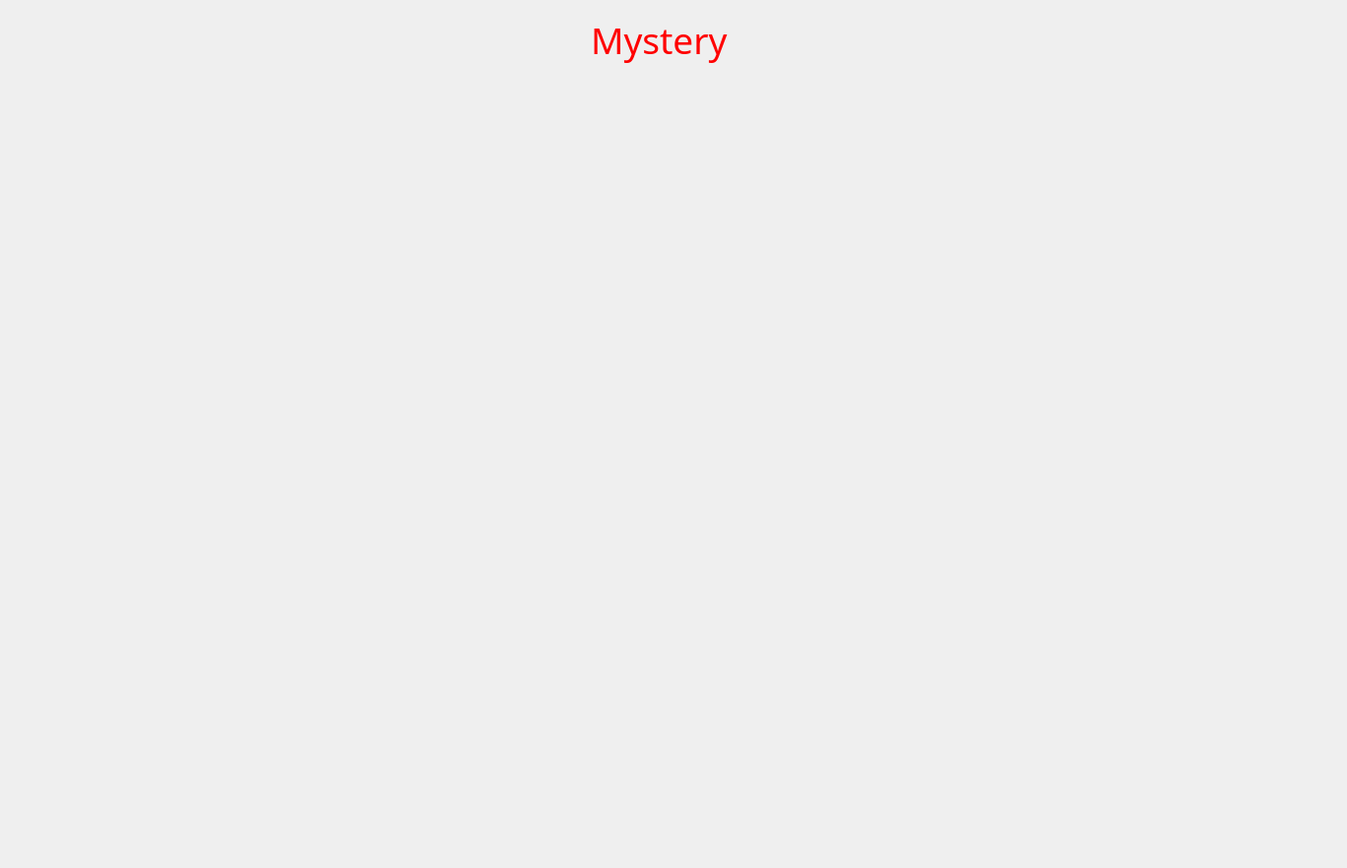
<?xml version="1.0" encoding="UTF-8"?>
<ui version="4.0">
 <class>home</class>
 <widget class="QDialog" name="home">
  <property name="geometry">
   <rect>
    <x>0</x>
    <y>0</y>
    <width>1368</width>
    <height>882</height>
   </rect>
  </property>
  <property name="windowTitle">
   <string>Dialog</string>
  </property>
  <widget class="QLabel" name="label">
   <property name="geometry">
    <rect>
     <x>-20</x>
     <y>0</y>
     <width>481</width>
     <height>381</height>
    </rect>
   </property>
   <property name="autoFillBackground">
    <bool>false</bool>
   </property>
   <property name="text">
    <string/>
   </property>
   <property name="pixmap">
    <pixmap>../Downloads/image/Capture.PNG</pixmap>
   </property>
   <property name="scaledContents">
    <bool>true</bool>
   </property>
  </widget>
  <widget class="QLabel" name="label_2">
   <property name="geometry">
    <rect>
     <x>600</x>
     <y>10</y>
     <width>241</width>
     <height>61</height>
    </rect>
   </property>
   <property name="font">
    <font>
     <family>Lucida Calligraphy</family>
     <pointsize>28</pointsize>
    </font>
   </property>
   <property name="styleSheet">
    <string notr="true">color: rgb(225, 225, 225);
color: rgb(255, 0, 0);</string>
   </property>
   <property name="text">
    <string>Mystery</string>
   </property>
  </widget>
  <widget class="QLabel" name="label_6">
   <property name="geometry">
    <rect>
     <x>1010</x>
     <y>100</y>
     <width>71</width>
     <height>161</height>
    </rect>
   </property>
   <property name="text">
    <string/>
   </property>
  </widget>
  <widget class="QLabel" name="label_3">
   <property name="geometry">
    <rect>
     <x>20</x>
     <y>100</y>
     <width>311</width>
     <height>461</height>
    </rect>
   </property>
   <property name="styleSheet">
    <string notr="true">background-image: url(:/newPrefix/mystery/m2.jpg);</string>
   </property>
   <property name="text">
    <string/>
   </property>
   <property name="pixmap">
    <pixmap resource="test1.qrc">:/newPrefix/mystery/m2.jpg</pixmap>
   </property>
   <property name="scaledContents">
    <bool>true</bool>
   </property>
  </widget>
  <widget class="QLabel" name="label_4">
   <property name="geometry">
    <rect>
     <x>360</x>
     <y>100</y>
     <width>311</width>
     <height>461</height>
    </rect>
   </property>
   <property name="styleSheet">
    <string notr="true">background-image: url(:/newPrefix/mystery/m3.png);</string>
   </property>
   <property name="text">
    <string/>
   </property>
   <property name="pixmap">
    <pixmap resource="test1.qrc">:/newPrefix/mystery/m3.png</pixmap>
   </property>
   <property name="scaledContents">
    <bool>true</bool>
   </property>
  </widget>
  <widget class="QLabel" name="label_5">
   <property name="geometry">
    <rect>
     <x>700</x>
     <y>100</y>
     <width>301</width>
     <height>461</height>
    </rect>
   </property>
   <property name="styleSheet">
    <string notr="true">background-image: url(:/newPrefix/mystery/m4.jpg);</string>
   </property>
   <property name="text">
    <string/>
   </property>
   <property name="pixmap">
    <pixmap resource="test1.qrc">:/newPrefix/mystery/m4.jpg</pixmap>
   </property>
   <property name="scaledContents">
    <bool>true</bool>
   </property>
  </widget>
  <widget class="QLabel" name="label_7">
   <property name="geometry">
    <rect>
     <x>1040</x>
     <y>100</y>
     <width>281</width>
     <height>461</height>
    </rect>
   </property>
   <property name="styleSheet">
    <string notr="true">background-image: url(:/newPrefix/mystery/m1.jpg);</string>
   </property>
   <property name="text">
    <string/>
   </property>
   <property name="pixmap">
    <pixmap resource="test1.qrc">:/newPrefix/mystery/m1.jpg</pixmap>
   </property>
   <property name="scaledContents">
    <bool>true</bool>
   </property>
  </widget>
 </widget>
 <resources>
  <include location="test1.qrc"/>
 </resources>
 <connections/>
</ui>
